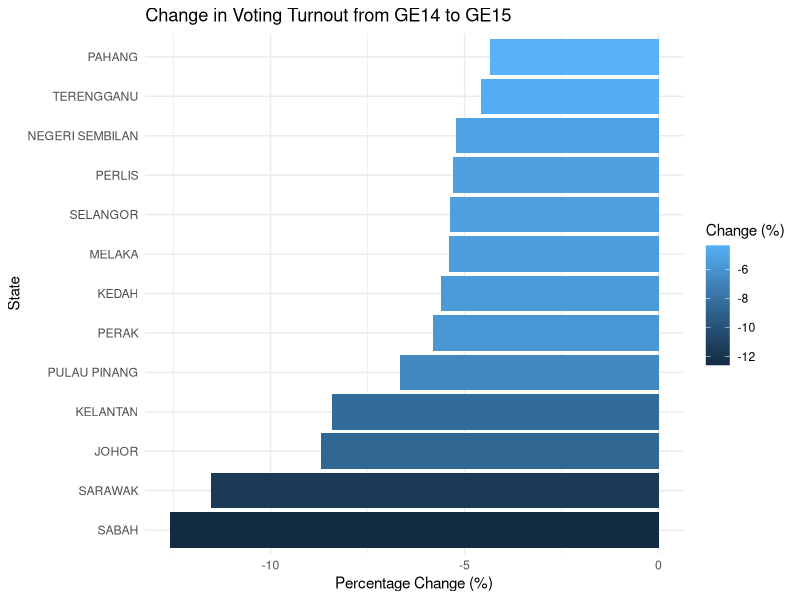

Reproduce this figure in R.
## ---- chunk 1
library(readr)
library(readxl)
library(tidyverse)
library(dplyr)
democracy <-  read_csv("DATA/democracy-index-by-source.csv")
voter_turnout_14 <- read_csv("DATA/VOTER TURNOUT OF GE12,GE13 AND GE14.csv")
voting_age <- read_excel("DATA/voting age.xls")
malaysia_gdp <- read_csv("DATA/gdp_gni_annual_nominal.csv")
voter_turnout_15 <- read_csv("DATA/MALAYSIA_GE15_PARLIAMENT_ELECTIONS_v25122022.csv")


## ---- chunk 2
democracy <- democracy |>
  filter(Entity == "Malaysia",
         Year >= 2017)
democracy

voting_age <- voting_age |> 
  filter(Date >= 2014)
voting_age |> 
  mutate(general_election = ifelse(Date == "2022-01-01", "ge15", "ge14")) |> 
  select(-Date)


malaysia_gdp <- malaysia_gdp |> 
  filter(series == 'growth_yoy', 
         date >= 2010-01-01)
malaysia_gdp

## ---- chunk 3
voter_turnout_14 <- voter_turnout_14 |>
  mutate(`GE14 VOTERS (2018)` = as.numeric(`GE14 VOTERS (2018)`),
         `GE 14 VOTER TURNOUT (2018)` = as.numeric(`GE 14 VOTER TURNOUT (2018)`))


voter_turnout_14 <- voter_turnout_14 |>
  group_by(STATE) |>
  summarise(total_voters = sum(`GE14 VOTERS (2018)`, na.rm = TRUE),
            total_turnout = sum(`GE 14 VOTER TURNOUT (2018)`, na.rm = TRUE)) |>
  mutate(percentage_turnout = (total_turnout / total_voters) * 100)


print(voter_turnout_14)

## ---- chunk 4
voter_turnout_15 <- voter_turnout_15 |>
  group_by(STATE) |>
  summarise(total_voters = sum(`TOTAL ELECTORATE`, na.rm = TRUE),
            average_turnout_percentage = mean(`TURNOUT (%)`, na.rm = TRUE))

print(voter_turnout_15)

## ---- chunk 5
voter_turnout <- inner_join(voter_turnout_14, voter_turnout_15, by = "STATE") 
voter_turnout

voter_turnout <- voter_turnout |>
  rename(
    state = `STATE`,
    total_voters_14 = `total_voters.x`,           
    total_vote_14 = `total_turnout`,           
    pct_turnout_14 = `percentage_turnout`,         
    total_vote_15 = `total_voters.y`,           
    pct_turnout_15 = `average_turnout_percentage` 
  ) |> 
  select(-total_voters_14)|> 
  mutate(pct_diff = pct_turnout_15 - pct_turnout_14)
print(voter_turnout) 
## ---- chunk 6
library(ggplot2)

voter_turnout <- voter_turnout |>
  mutate(pct_change = pct_turnout_15 - pct_turnout_14)

ggplot(voter_turnout, aes(x = reorder(state, pct_change), y = pct_change, fill = pct_change)) +
  geom_bar(stat = "identity") +
  coord_flip() +  
  theme_minimal() +
  labs(title = "Change in Voting Turnout from GE14 to GE15",
       x = "State",
       y = "Percentage Change (%)",
       fill = "Change (%)")

